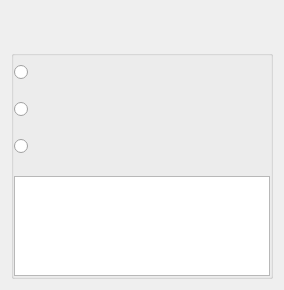
        <widget class="QWidget" name="tabDraft">
         <attribute name="title">
          <string>Draft</string>
         </attribute>
         <layout class="QVBoxLayout" name="verticalLayout_6">
          <property name="topMargin">
           <number>50</number>
          </property>
          <item>
           <widget class="QGroupBox" name="groupBoxDraft">
            <property name="enabled">
             <bool>true</bool>
            </property>
            <property name="sizePolicy">
             <sizepolicy hsizetype="Preferred" vsizetype="Expanding">
              <horstretch>0</horstretch>
              <verstretch>0</verstretch>
             </sizepolicy>
            </property>
            <property name="font">
             <font>
              <family>Belwe Bd BT</family>
              <pointsize>12</pointsize>
             </font>
            </property>
            <property name="title">
             <string/>
            </property>
            <property name="alignment">
             <set>Qt::AlignCenter</set>
            </property>
            <property name="flat">
             <bool>true</bool>
            </property>
            <layout class="QVBoxLayout" name="verticalLayout_9">
             <property name="spacing">
              <number>0</number>
             </property>
             <property name="leftMargin">
              <number>0</number>
             </property>
             <property name="topMargin">
              <number>9</number>
             </property>
             <property name="rightMargin">
              <number>0</number>
             </property>
             <property name="bottomMargin">
              <number>0</number>
             </property>
             <item>
              <widget class="QRadioButton" name="radioButtonDraft1">
               <property name="sizePolicy">
                <sizepolicy hsizetype="Minimum" vsizetype="Fixed">
                 <horstretch>0</horstretch>
                 <verstretch>0</verstretch>
                </sizepolicy>
               </property>
               <property name="text">
                <string/>
               </property>
              </widget>
             </item>
             <item>
              <widget class="QLabel" name="labelDraft1">
               <property name="sizePolicy">
                <sizepolicy hsizetype="Preferred" vsizetype="Fixed">
                 <horstretch>0</horstretch>
                 <verstretch>0</verstretch>
                </sizepolicy>
               </property>
               <property name="text">
                <string/>
               </property>
               <property name="alignment">
                <set>Qt::AlignCenter</set>
               </property>
              </widget>
             </item>
             <item>
              <widget class="QTextBrowser" name="textDraft1">
               <property name="sizePolicy">
                <sizepolicy hsizetype="Expanding" vsizetype="Ignored">
                 <horstretch>0</horstretch>
                 <verstretch>0</verstretch>
                </sizepolicy>
               </property>
               <property name="maximumSize">
                <size>
                 <width>16777215</width>
                 <height>16777215</height>
                </size>
               </property>
               <property name="font">
                <font>
                 <family>Belwe Bd BT</family>
                 <pointsize>10</pointsize>
                </font>
               </property>
               <property name="autoFillBackground">
                <bool>false</bool>
               </property>
               <property name="frameShape">
                <enum>QFrame::NoFrame</enum>
               </property>
              </widget>
             </item>
             <item>
              <widget class="QRadioButton" name="radioButtonDraft2">
               <property name="sizePolicy">
                <sizepolicy hsizetype="Minimum" vsizetype="Fixed">
                 <horstretch>0</horstretch>
                 <verstretch>0</verstretch>
                </sizepolicy>
               </property>
               <property name="text">
                <string/>
               </property>
              </widget>
             </item>
             <item>
              <widget class="QLabel" name="labelDraft2">
               <property name="sizePolicy">
                <sizepolicy hsizetype="Preferred" vsizetype="Fixed">
                 <horstretch>0</horstretch>
                 <verstretch>0</verstretch>
                </sizepolicy>
               </property>
               <property name="text">
                <string/>
               </property>
               <property name="alignment">
                <set>Qt::AlignCenter</set>
               </property>
              </widget>
             </item>
             <item>
              <widget class="QTextBrowser" name="textDraft2">
               <property name="sizePolicy">
                <sizepolicy hsizetype="Expanding" vsizetype="Ignored">
                 <horstretch>0</horstretch>
                 <verstretch>0</verstretch>
                </sizepolicy>
               </property>
               <property name="maximumSize">
                <size>
                 <width>16777215</width>
                 <height>16777215</height>
                </size>
               </property>
               <property name="font">
                <font>
                 <family>Belwe Bd BT</family>
                 <pointsize>10</pointsize>
                </font>
               </property>
               <property name="frameShape">
                <enum>QFrame::NoFrame</enum>
               </property>
              </widget>
             </item>
             <item>
              <widget class="QRadioButton" name="radioButtonDraft3">
               <property name="sizePolicy">
                <sizepolicy hsizetype="Minimum" vsizetype="Fixed">
                 <horstretch>0</horstretch>
                 <verstretch>0</verstretch>
                </sizepolicy>
               </property>
               <property name="text">
                <string/>
               </property>
              </widget>
             </item>
             <item>
              <widget class="QTextBrowser" name="textDraft3">
               <property name="sizePolicy">
                <sizepolicy hsizetype="Expanding" vsizetype="Ignored">
                 <horstretch>0</horstretch>
                 <verstretch>0</verstretch>
                </sizepolicy>
               </property>
               <property name="maximumSize">
                <size>
                 <width>16777215</width>
                 <height>16777215</height>
                </size>
               </property>
               <property name="font">
                <font>
                 <family>Belwe Bd BT</family>
                 <pointsize>10</pointsize>
                </font>
               </property>
               <property name="frameShape">
                <enum>QFrame::NoFrame</enum>
               </property>
              </widget>
             </item>
             <item>
              <widget class="QLabel" name="labelDraft3">
               <property name="sizePolicy">
                <sizepolicy hsizetype="Preferred" vsizetype="Fixed">
                 <horstretch>0</horstretch>
                 <verstretch>0</verstretch>
                </sizepolicy>
               </property>
               <property name="text">
                <string/>
               </property>
               <property name="alignment">
                <set>Qt::AlignCenter</set>
               </property>
              </widget>
             </item>
             <item>
              <widget class="QTextBrowser" name="textBrowserDraft">
               <property name="sizePolicy">
                <sizepolicy hsizetype="Expanding" vsizetype="Preferred">
                 <horstretch>0</horstretch>
                 <verstretch>0</verstretch>
                </sizepolicy>
               </property>
               <property name="minimumSize">
                <size>
                 <width>0</width>
                 <height>0</height>
                </size>
               </property>
               <property name="maximumSize">
                <size>
                 <width>16777215</width>
                 <height>100</height>
                </size>
               </property>
               <property name="font">
                <font>
                 <family>Sans Serif</family>
                 <pointsize>10</pointsize>
                </font>
               </property>
              </widget>
             </item>
            </layout>
           </widget>
          </item>
         </layout>
        </widget>
